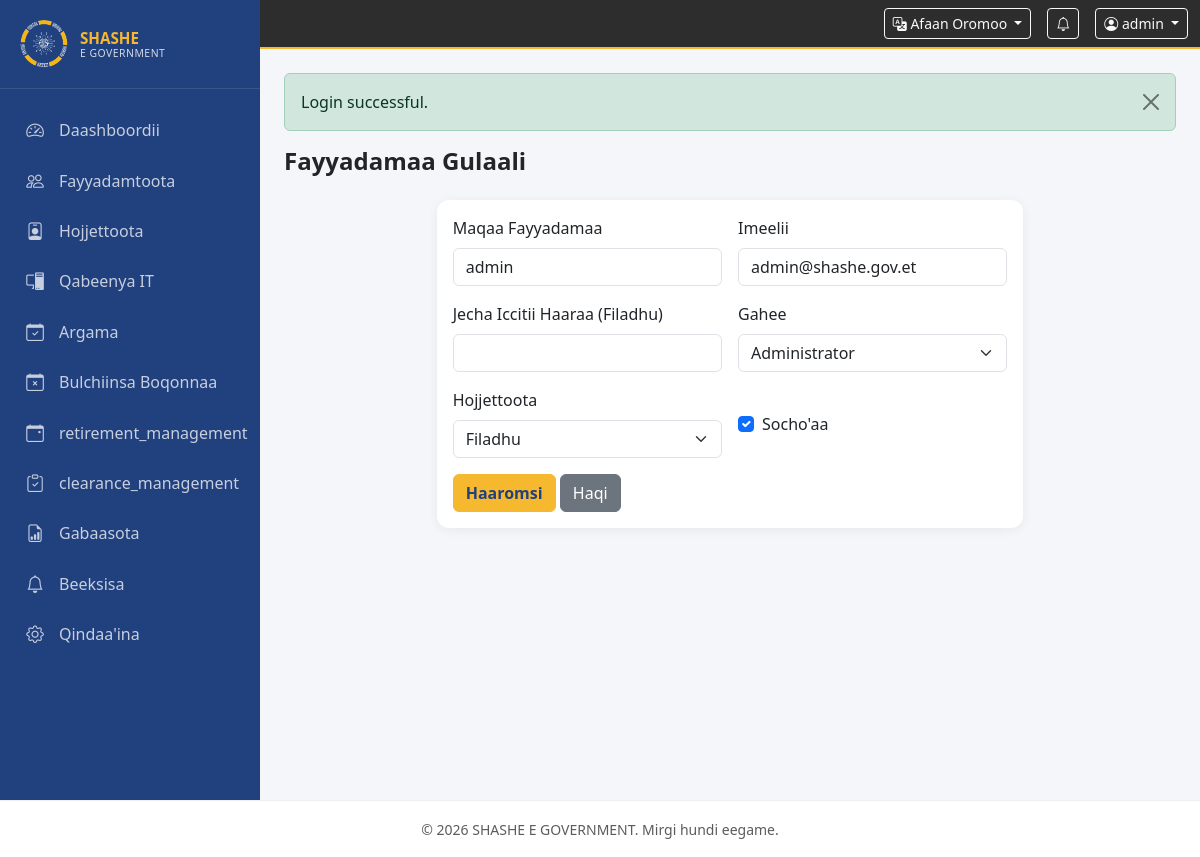
The app's page /modules/users/edit.php?id=1&lang=or (signed in) with its own data.
### tables this page shows
CREATE TABLE users (
    id INT UNSIGNED PRIMARY KEY AUTO_INCREMENT,
    username VARCHAR(50) NOT NULL UNIQUE,
    email VARCHAR(100) NOT NULL UNIQUE,
    password VARCHAR(255) NOT NULL,
    role_id TINYINT UNSIGNED NOT NULL,
    employee_id INT UNSIGNED DEFAULT NULL,
    is_active TINYINT(1) DEFAULT 1,
    last_login DATETIME DEFAULT NULL,
    created_at TIMESTAMP DEFAULT CURRENT_TIMESTAMP,
    updated_at TIMESTAMP DEFAULT CURRENT_TIMESTAMP ON UPDATE CURRENT_TIMESTAMP,
    FOREIGN KEY (role_id) REFERENCES roles (id)
);

CREATE TABLE roles (
    id TINYINT UNSIGNED PRIMARY KEY AUTO_INCREMENT,
    name VARCHAR(50) NOT NULL UNIQUE,
    slug VARCHAR(50) NOT NULL UNIQUE,
    description VARCHAR(255) DEFAULT NULL,
    created_at TIMESTAMP DEFAULT CURRENT_TIMESTAMP
);

### config/app.php (called while the page is built, shortened)
<?php
return [
    'name' => 'SHASHE E GOVERNMENT',
    'url' => 'http://localhost/shashemene-egevornment',
    'timezone' => 'Africa/Addis_Ababa',
    'locale' => 'en',
    'supported_locales' => ['en', 'or', 'am'],
    'locale_names' => [
        'en' => 'English',
        'or' => 'Afaan Oromoo',
        'am' => 'አማርኛ',
    ],
    'session_name' => 'SHASHE_EGOV_SESSION',
    'session_lifetime' => 7200,
    'csrf_token_name' => '_csrf_token',
    'max_upload_size' => 10 * 1024 * 1024,
    'allowed_upload_types' => [
        'pdf' => 'application/pdf',
        'doc' => 'application/msword',
        'docx' => 'application/vnd.openxmlformats-officedocument.wordprocessingml.document',
        'jpg' => 'image/jpeg',
        'jpeg' => 'image/jpeg',
        'png' => 'image/png',
    ],
    'roles' => [
        'admin' => 1,
        'hr' => 2,
        'it' => 3,
        'employee' => 4,
    ],
    'brand' => [
        'primary' => '#F5B82E',
        'dark' => '#1a1a1a',
    ],
    'jwt' => [
        'secret' => getenv('JWT_SECRET') ?: base64_encode(random_bytes(32)),
        'algorithm' => 'HS256',
        'expiration' => 7200,
        'issuer' => 'shashe-egovernment',
    ],
    'api' => [
        'cors_origins' => [
            'http://localhost:3000',
            'http://localhost:5173',
            'http://localhost:8080',
        ],
        'cors_methods' => ['GET', 'POST', 'PUT', 'DELETE', 'OPTIONS'],
        'cors_headers' => ['Content-Type', 'Authorization'],
        'cors_credentials' => true,
        'rate_limiting' => [
            'enabled' => true,
            'requests_per_minute' => 100,
            'login_attempts_per_hour' => 5,
        ],
    ],
];

### includes/auth.php (called while the page is built, shortened)
<?php
function currentUser(): ?array
{
    return $_SESSION['user'] ?? null;
}
function hasRole(string ...$roles): bool
{
    $user = currentUser();
    return in_array($user['role_slug'], $roles, true);
}
function getRoles(PDO $pdo): array
{
    return $pdo->query('SELECT id, name, slug FROM roles ORDER BY id')->fetchAll();
}

### includes/lang.php (called while the page is built, shortened)
<?php
$translations = [];
function loadTranslations(string $locale): void
{
    $file = __DIR__ . '/lang/' . $locale . '.php';
    $translations = require $file;
}
function __(string $key, array $replace = []): string
{
    global $translations;
    $text = $translations[$key] ?? $key;
    foreach ($replace as $search => $value) {
        $text = str_replace(':' . $search, (string) $value, $text);
    }
    return $text;
}

### modules/users/edit.php (the view, shortened to what this page needs)
<?php
require_once __DIR__ . '/../../includes/bootstrap.php';
$id = (int) ($_GET['id'] ?? 0);
$stmt = $pdo->prepare('SELECT * FROM users WHERE id = ?');
$stmt->execute([$id]);
$roles = getRoles($pdo);
require __DIR__ . '/../../includes/header.php';
?>
<div class="page-header"><h1><?= __('edit_user') ?></h1></div>
<div class="row justify-content-center"><div class="col-lg-8">
<div class="card"><div class="card-body">
    <form method="post"><?= csrfField() ?>
        <div class="row g-3">
            <div class="col-md-6"><label class="form-label"><?= __('username') ?></label><input type="text" name="username" class="form-control" required value="<?= e($user['username']) ?>"></div>
            <div class="col-md-6"><label class="form-label"><?= __('email') ?></label><input type="email" name="email" class="form-control" required value="<?= e($user['email']) ?>"></div>
            <div class="col-md-6"><label class="form-label"><?= __('new_password') ?> (<?= __('select') ?>)</label><input type="password" name="password" class="form-control" minlength="8"></div>
            <div class="col-md-6"><label class="form-label"><?= __('role') ?></label>
                <select name="role_id" class="form-select" required>
                    <?php foreach ($roles as $r): ?><option value="<?= (int) $r['id'] ?>"<?= (int) $r['id'] === (int) $user['role_id'] ? ' selected' : '' ?>><?= e($r['name']) ?></option><?php endforeach; ?>
                </select>
            </div>
            <div class="col-md-6"><label class="form-label"><?= __('employees') ?></label>
                <select name="employee_id" class="form-select"><option value=""><?= __('select') ?></option>
                </select>
            </div>
            <div class="col-md-6"><div class="form-check mt-4"><input type="checkbox" name="is_active" class="form-check-input" id="active"<?= $user['is_active'] ? ' checked' : '' ?>><label class="form-check-label" for="active"><?= __('is_active') ?></label></div></div>
        </div>
        <div class="mt-3"><button type="submit" class="btn btn-brand"><?= __('update') ?></button>
        <a href="<?= baseUrl('modules/users/index.php') ?>" class="btn btn-secondary"><?= __('cancel') ?></a></div>
    </form>
</div></div></div></div>
<?php require __DIR__ . '/../../includes/footer.php'; ?>

### includes/header.php (shortened to what this page needs)
<?php
$config = require __DIR__ . '/../config/app.php';
$bodyClass = $bodyClass ?? '';
$user = currentUser();
?>
<!DOCTYPE html>
<html lang="<?= e($locale ?? 'en') ?>" dir="ltr">
<head>
    <link href="https://cdn.jsdelivr.net/npm/bootstrap@5.3.3/dist/css/bootstrap.min.css" rel="stylesheet">
    <link href="https://cdn.jsdelivr.net/npm/bootstrap-icons@1.11.3/font/bootstrap-icons.min.css" rel="stylesheet">
    <link href="<?= assetUrl('css/style.css') ?>" rel="stylesheet">
</head>
<body class="<?= e($bodyClass) ?>">
<?php if ($user): ?>
<div class="app-wrapper">
    <?php require __DIR__ . '/sidebar.php'; ?>
    <div class="main-content">
        <nav class="topbar navbar navbar-dark">
            <div class="container-fluid">
                <div class="d-flex align-items-center ms-auto gap-3">
                    <div class="dropdown">
                        <button class="btn btn-sm btn-outline-light dropdown-toggle" data-bs-toggle="dropdown">
                            <i class="bi bi-translate"></i> <?= e($config['locale_names'][$locale] ?? 'EN') ?>
                        </button>
                    </div>
                    <a href="<?= baseUrl('modules/notifications/index.php') ?>" class="btn btn-sm btn-outline-light position-relative">
                        <i class="bi bi-bell"></i>
                    </a>
                    <div class="dropdown">
                        <button class="btn btn-sm btn-outline-light dropdown-toggle" data-bs-toggle="dropdown">
                            <i class="bi bi-person-circle"></i> <?= e($user['username']) ?>
                        </button>
                    </div>
                </div>
            </div>
        </nav>
        <main class="content-area p-3 p-md-4">
            <?= renderFlash() ?>
<?php else: ?>
<main>
<?php endif; ?>

### assets/css/style.css (style rules this page uses)
:root { --brand-primary: #F5B82E; --brand-dark: #21407e; --brand-dark-light: #2d2d2d; --sidebar-width: 260px; }
* { box-sizing: border-box; }
body { font-family: 'Segoe UI', system-ui, -apple-system, sans-serif; background: #f4f6f9; min-height: 100vh; }
.app-wrapper { display: flex; min-height: 100vh; }
.main-content { margin-left: var(--sidebar-width); flex: 1; display: flex; flex-direction: column; min-height: 100vh; }
.topbar { background: var(--brand-dark-light) !important; border-bottom: 2px solid var(--brand-primary); padding: 0.5rem 0; position: sticky; top: 0; z-index: 1030; }
.content-area { flex: 1; }
.page-header { margin-bottom: 1.5rem; }
.page-header h1 { font-size: 1.5rem; font-weight: 600; margin: 0; }
.card { border: none; border-radius: 12px; box-shadow: 0 2px 12px rgba(0,0,0,0.06); }
.btn-brand { background: var(--brand-primary); border-color: var(--brand-primary); color: var(--brand-dark); font-weight: 600; }

### records on screen
users: username "admin", email "admin@shashe.gov.et", role_id "Administrator", is_active "☑"

### other values on screen
$item['label'] "Daashboordii"
$item['label'] "Fayyadamtoota"
$item['label'] "Hojjettoota"
$item['label'] "Qabeenya IT"
$item['label'] "Argama"
$item['label'] "Bulchiinsa Boqonnaa"
$item['label'] "retirement_management"
$item['label'] "clearance_management"
$item['label'] "Gabaasota"
$item['label'] "Beeksisa"
$item['label'] "Qindaa'ina"
$config['locale_names'][$locale] "Afaan Oromoo"
$msg "Login successful."
__('edit_user') "Fayyadamaa Gulaali"
__('username') "Maqaa Fayyadamaa"
